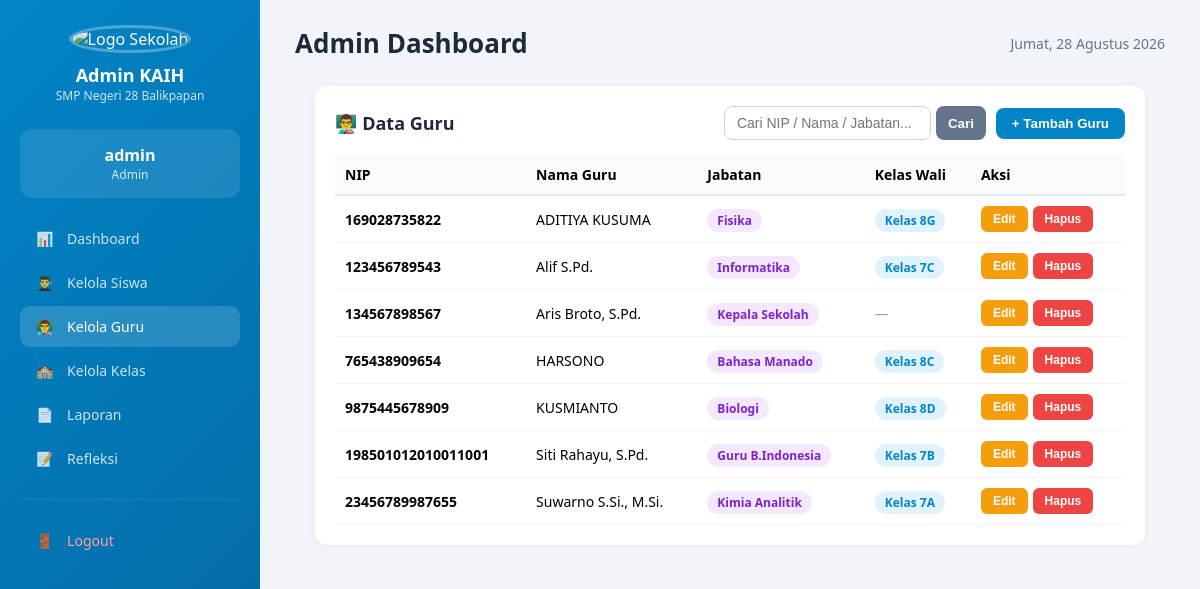
The page /aplikasi/admin/guru.php (signed in) on the database its author committed.
### tables this page shows
CREATE TABLE `guru` (
  `id` bigint UNSIGNED NOT NULL,
  `nip` varchar(30) NOT NULL,
  `nama_guru` varchar(100) NOT NULL,
  `kelas` varchar(255) DEFAULT NULL,
  `alamat` text,
  `no_hp` varchar(20) DEFAULT NULL,
  `jabatan` varchar(50) DEFAULT NULL,
  `created_at` timestamp NULL DEFAULT NULL,
  `updated_at` timestamp NULL DEFAULT NULL
);

### aplikasi/admin/guru.php (the view, shortened to what this page needs)
<?php
require_once '../../config/database.php';
$search = trim($_GET['q'] ?? '');
$query = "SELECT * FROM guru";
$params = [];
$query .= " ORDER BY nama_guru ASC";
$stmtGuru = $pdo->prepare($query);
$stmtGuru->execute($params);
$daftar_guru = $stmtGuru->fetchAll(PDO::FETCH_ASSOC);
require_once '../includes/header-kaih.php';
?>
<div class="card" style="padding: 20px; background: white; border-radius: 12px; box-shadow: 0 2px 10px rgba(0,0,0,0.04); margin: 20px;">
    <div style="display: flex; justify-content: space-between; align-items: center; margin-bottom: 15px; flex-wrap: wrap; gap: 10px;">
        <h3 style="margin: 0;">👨‍🏫 Data Guru</h3>
        <div style="display: flex; gap: 10px; align-items: center; flex-wrap: wrap;">
            <form method="GET" action="" style="display: flex; gap: 5px;">
                <input type="text" name="q" value="<?php echo htmlspecialchars($search); ?>" placeholder="Cari NIP / Nama / Jabatan..." style="padding: 8px 12px; border: 1px solid #cbd5e1; border-radius: 8px; font-size: 14px; outline: none;">
                <button type="submit" style="padding: 8px 12px; background: #64748b; color: white; border: none; border-radius: 8px; cursor: pointer; font-weight: 600;">Cari</button>
            </form>
            <button onclick="openModalTambah()" style="padding: 8px 16px; background: #0284c7; color: white; border: none; border-radius: 8px; cursor: pointer; font-weight: 600;">
                + Tambah Guru
            </button>
        </div>
    </div>
    <div style="overflow-x: auto;">
        <table style="width: 100%; border-collapse: collapse; font-size: 14px;">
            <thead>
                <tr style="background: #f8fafc; text-align: left;">
                    <th style="padding: 10px; border-bottom: 2px solid #e2e8f0;">NIP</th>
                    <th style="padding: 10px; border-bottom: 2px solid #e2e8f0;">Nama Guru</th>
                    <th style="padding: 10px; border-bottom: 2px solid #e2e8f0;">Jabatan</th>
                    <th style="padding: 10px; border-bottom: 2px solid #e2e8f0;">Kelas Wali</th>
                    <th style="padding: 10px; border-bottom: 2px solid #e2e8f0;">Aksi</th>
                </tr>
            </thead>
            <tbody>
                <?php if (empty($daftar_guru)): ?>
                    <tr>
                        <td colspan="5" style="padding: 20px; text-align: center; color: #94a3b8;">Tidak ada data guru ditemukan</td>
                    </tr>
                <?php else: ?>
                    <?php foreach ($daftar_guru as $g): ?>
                        <tr>
                            <td style="padding: 10px; border-bottom: 1px solid #f1f5f9;"><b><?php echo htmlspecialchars($g['nip']); ?></b></td>
                            <td style="padding: 10px; border-bottom: 1px solid #f1f5f9;"><?php echo htmlspecialchars($g['nama_guru']); ?></td>
                            <td style="padding: 10px; border-bottom: 1px solid #f1f5f9;">
                                <span style="background: #f3e8ff; color: #7e22ce; padding: 3px 10px; border-radius: 20px; font-size: 12px; font-weight: 700;">
                                    <?php echo htmlspecialchars($g['jabatan']); ?>
                                </span>
                            </td>
                            <td style="padding: 10px; border-bottom: 1px solid #f1f5f9;">
                                <?php if (!empty($g['kelas'])): ?>
                                    <span style="background: #e0f2fe; color: #0284c7; padding: 3px 10px; border-radius: 20px; font-size: 12px; font-weight: 700;">
                                        Kelas <?php echo htmlspecialchars($g['kelas']); ?>
                                    </span>
                                <?php else: ?>
                                    <span style="color: #94a3b8; font-style: italic;">—</span>
                                <?php endif; ?>
                            </td>
                            <td style="padding: 10px; border-bottom: 1px solid #f1f5f9;">
                                <div style="display: flex; gap: 5px;">
                                    <button type="button" onclick="openModalEdit(<?php echo htmlspecialchars(json_encode([
                                        'id' => $g['id'],
                                        'nip' => $g['nip'],
                                        'nama_guru' => $g['nama_guru'],
                                        'jabatan' => $g['jabatan'],
                                        'kelas' => $g['kelas'] ?? ''
                                    ])); ?>)" style="padding: 6px 12px; background: #f59e0b; color: white; border: none; border-radius: 6px; cursor: pointer; font-size: 12px; font-weight: 600;">
                                        Edit
                                    </button>
                                    <form method="POST" action="" onsubmit="return confirm('Yakin ingin menghapus guru ini beserta akun login-nya?');" style="margin: 0;">
                                        <button type="submit" style="padding: 6px 12px; background: #ef4444; color: white; border: none; border-radius: 6px; cursor: pointer; font-size: 12px; font-weight: 600;">
                                            Hapus
                                        </button>
                                    </form>
                                </div>
                            </td>
                        </tr>
                    <?php endforeach; ?>
                <?php endif; ?>
            </tbody>
        </table>
    </div>
</div>

### aplikasi/includes/header-kaih.php (style rules this page uses)
* { margin: 0; padding: 0; box-sizing: border-box; }
body { font-family: 'Segoe UI', Tahoma, Geneva, Verdana, sans-serif; background: #f1f5f9; min-height: 100vh; }
.card { background: white; padding: 22px; border-radius: 16px; box-shadow: 0 2px 10px rgba(0,0,0,0.05); margin-bottom: 20px; }
.card h3 { font-size: 18px; color: #1e293b; margin-bottom: 12px; }

### rows shown on the page
guru: nip "169028735822", nama_guru "ADITIYA KUSUMA", jabatan "Fisika", kelas "8G"
guru: nip "123456789543", nama_guru "Alif S.Pd.", jabatan "Informatika", kelas "7C"
guru: nip "134567898567", nama_guru "Aris Broto, S.Pd.", jabatan "Kepala Sekolah"
guru: nip "765438909654", nama_guru "HARSONO", jabatan "Bahasa Manado", kelas "8C"
guru: nip "9875445678909", nama_guru "KUSMIANTO", jabatan "Biologi", kelas "8D"
guru: nip "198501012010011001", nama_guru "Siti Rahayu, S.Pd.", jabatan "Guru B.Indonesia", kelas "7B"
guru: nip "23456789987655", nama_guru "Suwarno S.Si., M.Si.", jabatan "Kimia Analitik", kelas "7A"

### other values the page prints
$role "Admin"
$nama "admin"
tanggalIndo() "Jumat, 28 Agustus 2026"
